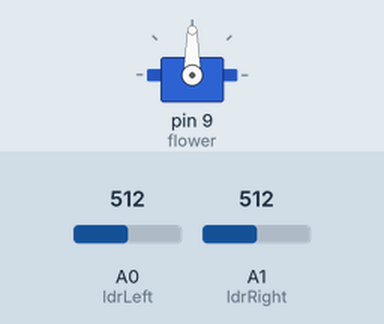
A sketch run on a simulated Arduino Uno, built with avr-gcc and run on an emulated ATmega328P. Shown: servo. The inputs (shaded band) are chosen by the test bench; at power-on: A0 (ldrLeft) = 512, A1 (ldrRight) = 512.

Above: at 1.2 s.
1.3 s: A0 (ldrLeft) set to 547
2.8 s: A0 (ldrLeft) set to 570
At 3.27 s:
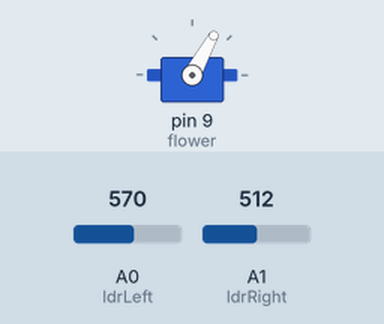
At 5.4 s:
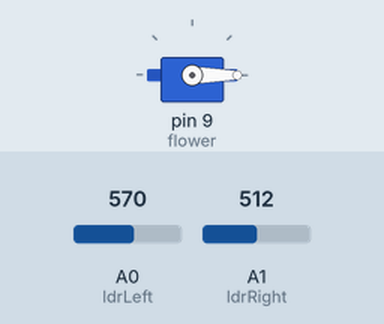
5.8 s: A1 (ldrRight) set to 614
7.3 s: A1 (ldrRight) set to 629
At 10.6 s:
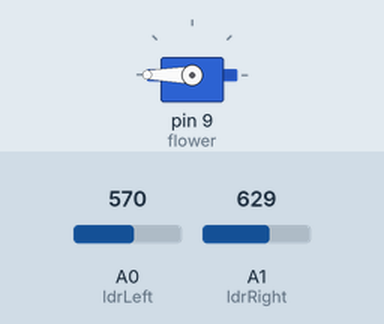
Timing chart, 0 to 11.3 s (numbered marks = the images above; inputs shaded):
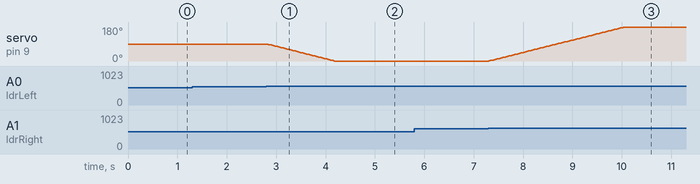

Measured:
- the behaviour switches between 562 and 563 on A0 (ldrLeft) (found by bisection; images 0 and 1)
- the behaviour switches between 620 and 621 on A1 (ldrRight) (found by bisection; images 2 and 3)
- after the input at 1.3 s, every drawn part: stays the same
- after the input at 2.8 s, servo on pin 9 (flower): moves from 90° to 0° over 1.4 s, starting at once
- after the input at 5.8 s, every drawn part: stays the same
- after the input at 7.3 s, servo on pin 9 (flower): moves from 0° to 180° over 2.8 s, starting at once

The sketch:

ldr_sunflower.ino
```cpp
#include <Servo.h>

Servo flower;

int ldrLeft = A0;
int ldrRight = A1;
int pos = 90;

void setup()
{
    flower.attach(9);
    flower.write(pos);
}

void loop()
{
    int leftValue = analogRead(ldrLeft);
    int rightValue = analogRead(ldrRight);

    if (leftValue > rightValue + 50)
    {
        pos--;
    }
    else if (rightValue > leftValue + 50)
    {
        pos++;
    }

    pos = constrain(pos, 0, 180);

    flower.write(pos);

    delay(15);
}
```
